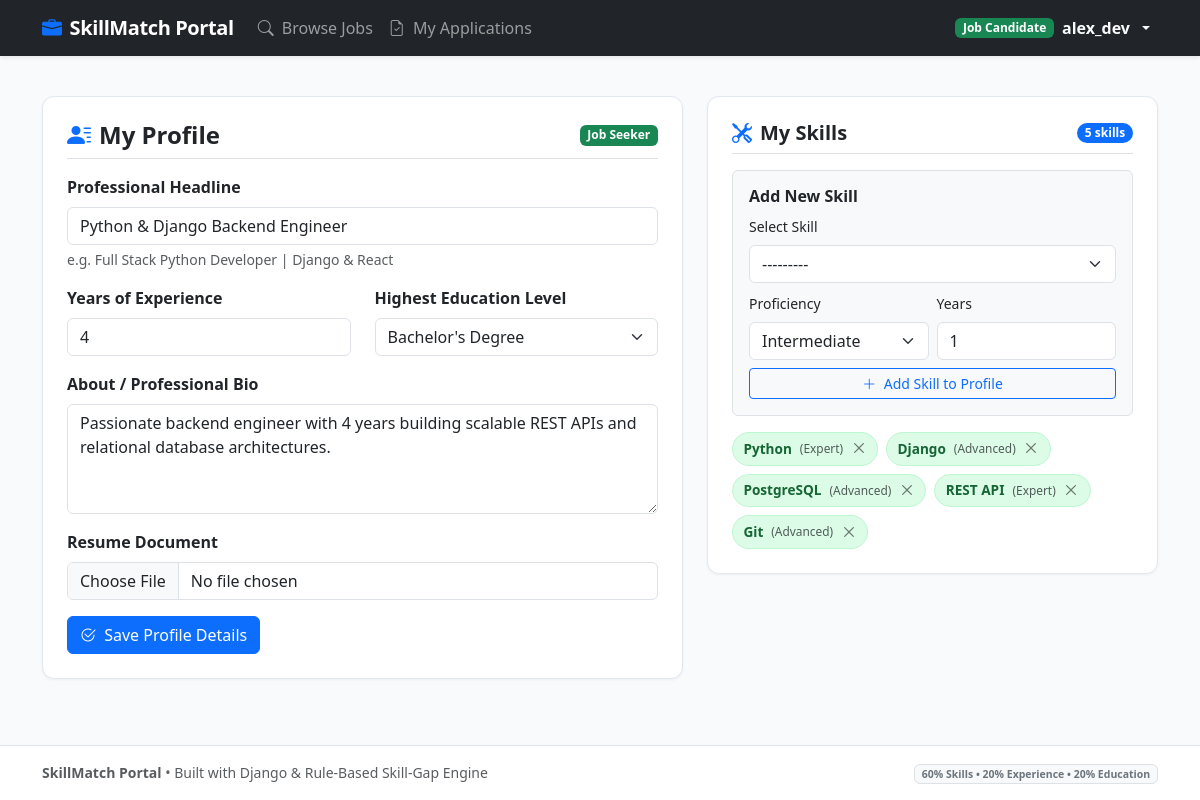
/accounts/profile/ (signed in), run on the app's committed database.
### accounts/models.py (models this page shows, shortened)
class Profile(models.Model):
    user = models.OneToOneField(User, on_delete=models.CASCADE, related_name='profile')
    role = models.CharField(
        max_length=20,
        choices=UserRole.choices,
        default=UserRole.CANDIDATE,
        db_index=True
    )
    phone = models.CharField(max_length=20, blank=True)
    created_at = models.DateTimeField(auto_now_add=True)
    @property
    def is_candidate(self) -> bool:
        return self.role == UserRole.CANDIDATE
    @property
    def is_recruiter(self) -> bool:
        return self.role == UserRole.RECRUITER

class CandidateProfile(models.Model):
    user = models.OneToOneField(User, on_delete=models.CASCADE, related_name='candidate_profile')
    headline = models.CharField(max_length=150, blank=True, help_text="e.g. Senior Backend Engineer | Django & Cloud")
    bio = models.TextField(blank=True)
    years_of_experience = models.PositiveIntegerField(default=0, help_text="Total years of professional experience")
    education_level = models.CharField(
        max_length=30,
        choices=EducationLevel.choices,
        default=EducationLevel.BACHELOR
    )
    skills = models.ManyToManyField('jobs.Skill', through='CandidateSkill', related_name='candidates')
    resume = models.FileField(upload_to='resumes/', blank=True, null=True)
    updated_at = models.DateTimeField(auto_now=True)

class CandidateSkill(models.Model):
    candidate = models.ForeignKey(CandidateProfile, on_delete=models.CASCADE, related_name='candidate_skills')
    skill = models.ForeignKey('jobs.Skill', on_delete=models.CASCADE, related_name='skill_candidates')
    proficiency = models.CharField(
        max_length=20,
        choices=ProficiencyLevel.choices,
        default=ProficiencyLevel.INTERMEDIATE
    )
    years_practiced = models.PositiveIntegerField(default=1)
    class Meta:
        unique_together = ('candidate', 'skill')

### jobs/models.py (models this page shows)
class Skill(models.Model):
    name = models.CharField(max_length=60, unique=True, db_index=True)
    category = models.CharField(
        max_length=30,
        choices=SkillCategory.choices,
        default=SkillCategory.BACKEND
    )
    class Meta:
        ordering = ['name']
    def __str__(self) -> str:
        return self.name

### accounts/views.py (the view, shortened to what this page needs)
# urls.py: path('profile/', views.profile_view, name='profile'),
@login_required
def profile_view(request: HttpRequest) -> HttpResponse:
    user = request.user
    profile, _ = Profile.objects.get_or_create(user=user)
    if profile.is_candidate:
        candidate_profile, _ = CandidateProfile.objects.get_or_create(user=user)
        if request.method == 'POST' and 'update_profile' in request.POST:
            profile_form = CandidateProfileForm(request.POST, request.FILES, instance=candidate_profile)
            if profile_form.is_valid():
                profile_form.save()
                messages.success(request, "Candidate profile updated successfully.")
                return redirect('accounts:profile')
        else:
            profile_form = CandidateProfileForm(instance=candidate_profile)
        skill_form = AddCandidateSkillForm()
        candidate_skills = candidate_profile.candidate_skills.select_related('skill').all()
        return render(request, 'accounts/candidate_profile.html', {
            'profile_form': profile_form,
            'skill_form': skill_form,
            'candidate_skills': candidate_skills,
            'candidate_profile': candidate_profile,
        })

### accounts/forms.py
class CandidateProfileForm(forms.ModelForm):
    class Meta:
        model = CandidateProfile
        fields = ['headline', 'bio', 'years_of_experience', 'education_level', 'resume']
        widgets = {
            'headline': forms.TextInput(attrs={'class': 'form-control', 'placeholder': 'e.g. Full Stack Python/Django Engineer'}),
            'bio': forms.Textarea(attrs={'class': 'form-control', 'rows': 4, 'placeholder': 'Brief summary of your expertise...'}),
            'years_of_experience': forms.NumberInput(attrs={'class': 'form-control', 'min': '0'}),
            'education_level': forms.Select(attrs={'class': 'form-select'}),
            'resume': forms.FileInput(attrs={'class': 'form-control'}),
        }

class AddCandidateSkillForm(forms.ModelForm):
    class Meta:
        model = CandidateSkill
        fields = ['skill', 'proficiency', 'years_practiced']
        widgets = {
            'skill': forms.Select(attrs={'class': 'form-select'}),
            'proficiency': forms.Select(attrs={'class': 'form-select'}),
            'years_practiced': forms.NumberInput(attrs={'class': 'form-control', 'min': '1', 'max': '50'}),
        }

### templates/accounts/candidate_profile.html (shortened to what this page needs)
{% extends "base.html" %}
{% block content %}
<div class="row">
  <div class="col-lg-7 mb-4">
    <div class="card p-4">
      <div class="d-flex justify-content-between align-items-center mb-3 border-bottom pb-2">
        <h4 class="fw-bold mb-0">
          <i class="bi bi-person-lines-fill text-primary me-2"></i>My Profile
        </h4>
        <span class="badge bg-success">Job Seeker</span>
      </div>
      <form method="post" enctype="multipart/form-data">
        <div class="mb-3">
          <label class="form-label fw-semibold">Professional Headline</label>
          {{ profile_form.headline }}
          <div class="form-text">e.g. Full Stack Python Developer | Django & React</div>
        </div>
        <div class="row">
          <div class="col-md-6 mb-3">
            <label class="form-label fw-semibold">Years of Experience</label>
            {{ profile_form.years_of_experience }}
          </div>
          <div class="col-md-6 mb-3">
            <label class="form-label fw-semibold">Highest Education Level</label>
            {{ profile_form.education_level }}
          </div>
        </div>
        <div class="mb-3">
          <label class="form-label fw-semibold">About / Professional Bio</label>
          {{ profile_form.bio }}
        </div>
        <div class="mb-3">
          <label class="form-label fw-semibold">Resume Document</label>
          {{ profile_form.resume }}
        </div>
        <button type="submit" class="btn btn-primary">
          <i class="bi bi-check2-circle me-1"></i> Save Profile Details
        </button>
      </form>
    </div>
  </div>
  <div class="col-lg-5 mb-4">
    <div class="card p-4 mb-4">
      <div class="d-flex justify-content-between align-items-center mb-3 border-bottom pb-2">
        <h5 class="fw-bold mb-0">
          <i class="bi bi-tools text-primary me-2"></i>My Skills
        </h5>
        <span class="badge bg-primary rounded-pill">{{ candidate_skills|length }} skills</span>
      </div>
      <form method="post" action="{% url 'accounts:add_skill' %}" class="bg-light p-3 rounded mb-3 border">
        <h6 class="fw-semibold mb-2">Add New Skill</h6>
        <div class="mb-2">
          <label class="form-label small">Select Skill</label>
          {{ skill_form.skill }}
        </div>
        <div class="row g-2 mb-2">
          <div class="col-6">
            <label class="form-label small">Proficiency</label>
            {{ skill_form.proficiency }}
          </div>
          <div class="col-6">
            <label class="form-label small">Years</label>
            {{ skill_form.years_practiced }}
          </div>
        </div>
        <button type="submit" class="btn btn-sm btn-outline-primary w-100">
          <i class="bi bi-plus-lg me-1"></i> Add Skill to Profile
        </button>
      </form>
      <div class="skill-list">
        {% if candidate_skills %}
          <div class="d-flex flex-wrap gap-2">
            {% for cs in candidate_skills %}
              <div class="badge-matched badge-skill d-flex align-items-center gap-2">
                <strong>{{ cs.skill.name }}</strong>
                <span class="text-muted small">({{ cs.get_proficiency_display }})</span>
                <form method="post" action="{% url 'accounts:remove_skill' cs.id %}" class="d-inline m-0 p-0">
                  <button type="submit" class="btn-close btn-close-sm" style="font-size: 0.65rem;" title="Remove skill"></button>
                </form>
              </div>
            {% endfor %}
          </div>
        {% else %}
          <div class="text-center py-4 text-muted small">
            <i class="bi bi-lightbulb display-6 d-block text-warning mb-2"></i>
            No skills added yet. Add Python, Django, PostgreSQL, Docker, etc., to power your automatic match scores!
          </div>
        {% endif %}
      </div>
    </div>
  </div>
</div>
{% endblock %}

### templates/base.html (shortened to what this page needs)
<!DOCTYPE html>
<html lang="en">
<head>
  <link href="https://cdn.jsdelivr.net/npm/bootstrap@5.3.3/dist/css/bootstrap.min.css" rel="stylesheet">
  <link rel="stylesheet" href="https://cdn.jsdelivr.net/npm/bootstrap-icons@1.11.3/font/bootstrap-icons.min.css">
</head>
<body>
  <nav class="navbar navbar-expand-lg navbar-dark bg-dark sticky-top shadow-sm py-2">
    <div class="container">
      <a class="navbar-brand text-white d-flex align-items-center gap-2" href="{% url 'jobs:job_list' %}">
        <i class="bi bi-briefcase-fill text-primary"></i>
        <span>SkillMatch Portal</span>
      </a>
      <div class="collapse navbar-collapse" id="navMenu">
        <ul class="navbar-nav me-auto mb-2 mb-lg-0">
          <li class="nav-item">
            <a class="nav-link" href="{% url 'jobs:job_list' %}">
              <i class="bi bi-search me-1"></i> Browse Jobs
            </a>
          </li>
          {% if user.is_authenticated and user.profile.is_candidate %}
            <li class="nav-item">
              <a class="nav-link" href="{% url 'applications:candidate_applications' %}">
                <i class="bi bi-file-earmark-check me-1"></i> My Applications
              </a>
            </li>
          {% endif %}
        </ul>
        <ul class="navbar-nav align-items-center gap-2">
          {% if user.is_authenticated %}
            <li class="nav-item dropdown">
              <a class="nav-link dropdown-toggle text-light d-flex align-items-center gap-2" href="#" role="button" data-bs-toggle="dropdown">
                <span class="badge {% if user.profile.is_candidate %}bg-success{% else %}bg-primary{% endif %}">
                  {{ user.profile.get_role_display }}
                </span>
                <strong>{{ user.username }}</strong>
              </a>
            </li>
          {% endif %}
        </ul>
      </div>
    </div>
  </nav>
  <main class="container my-4">
    {% block content %}{% endblock %}
  </main>
  <footer class="bg-white border-top py-3 text-center text-muted small">
    <div class="container">
      <div class="row align-items-center">
        <div class="col-md-6 text-md-start">
          <strong>SkillMatch Portal</strong> &bull; Built with Django &amp; Rule-Based Skill-Gap Engine
        </div>
        <div class="col-md-6 text-md-end">
          <span class="badge bg-light text-secondary border">60% Skills &bull; 20% Experience &bull; 20% Education</span>
        </div>
      </div>
    </div>
  </footer>
</body>
</html>

### templates/base.html (style rules this page uses)
:root { --primary-color: #2563eb; --primary-dark: #1d4ed8; --bg-light: #f8fafc; }
body { background-color: var(--bg-light); font-family: system-ui, -apple-system, "Segoe UI", Roboto, sans-serif; min-height: 100vh; display: flex; flex-direction: column; }
.navbar-brand { font-weight: 700; letter-spacing: -0.02em; }
.card { border: 1px solid #e2e8f0; box-shadow: 0 1px 3px 0 rgb(0 0 0 / 0.05); border-radius: 0.75rem; }
.badge-skill { font-size: 0.85rem; padding: 0.35rem 0.65rem; border-radius: 9999px; font-weight: 500; }
.badge-matched { background-color: #dcfce7; color: #166534; border: 1px solid #bbf7d0; }
footer { margin-top: auto; }

### data on the page
CandidateProfile: headline "Python & Django Backend Engineer", years_of_experience "4", education_level "Bachelor's Degree", bio "Passionate backend engineer with 4 years building scalable REST APIs and relational database architectures."
CandidateSkill: skill.name "Python", proficiency "Expert"
CandidateSkill: skill.name "Django", proficiency "Advanced"
CandidateSkill: skill.name "PostgreSQL", proficiency "Advanced"
CandidateSkill: skill.name "REST API", proficiency "Expert"
CandidateSkill: skill.name "Git", proficiency "Advanced"

### other printed values
{{ user.profile.get_role_display }} "Job Candidate"
{{ user.username }} "alex_dev"
{{ candidate_skills|length }} "5"
